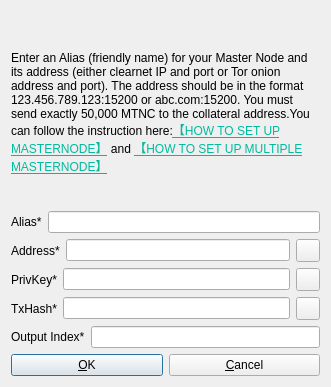
<?xml version="1.0" encoding="UTF-8"?>
<ui version="4.0">
 <class>AddEditAtomNode</class>
 <widget class="QDialog" name="AddEditAtomNode">
  <property name="geometry">
   <rect>
    <x>0</x>
    <y>0</y>
    <width>331</width>
    <height>387</height>
   </rect>
  </property>
  <property name="windowTitle">
   <string>Add/Edit Masternodecoin Node</string>
  </property>
  <property name="modal">
   <bool>true</bool>
  </property>
  <layout class="QVBoxLayout" name="verticalLayout">
   <item>
    <widget class="QLabel" name="label_9">
     <property name="sizePolicy">
      <sizepolicy hsizetype="Preferred" vsizetype="Expanding">
       <horstretch>0</horstretch>
       <verstretch>0</verstretch>
      </sizepolicy>
     </property>
     <property name="styleSheet">
      <string notr="true"/>
     </property>
     <property name="text">
      <string>&lt;html&gt;&lt;head/&gt;&lt;body&gt;&lt;p align=&quot;center&quot;&gt;&lt;br/&gt;&lt;/p&gt;&lt;p&gt;Enter an Alias (friendly name) for your Master Node and its address (either clearnet IP and port or Tor onion address and port). The address should be in the format 123.456.789.123:15200 or abc.com:15200. You must send exactly 50,000 MTNC to the collateral address.You can follow the instruction here:&lt;a href=&quot;https://docs.google.com/document/d/11WnHDlVmNCTZDnrn8yQYXE21PRBn8h6A5bQiaVpn6Ts/edit?usp=sharing&quot;&gt;&lt;span style=&quot; text-decoration: underline; color:#00BB9E;&quot;&gt;【HOW TO SET UP MASTERNODE】&lt;/span&gt;&lt;/a&gt; and &lt;a href=&quot;https://docs.google.com/document/d/1m0YQVE-9CP_pLNKyMwQNMSj1QYOTbR0AKi_zjF7P8Hg/edit?usp=sharing&quot;&gt;&lt;span style=&quot; text-decoration: underline; color:#00BB9E;&quot;&gt;【HOW TO SET UP MULTIPLE MASTERNODE】&lt;/span&gt;&lt;/a&gt;&lt;/p&gt;&lt;p&gt;&lt;br/&gt;&lt;/p&gt;&lt;/body&gt;&lt;/html&gt;</string>
     </property>
     <property name="wordWrap">
      <bool>true</bool>
     </property>
    </widget>
   </item>
   <item>
    <layout class="QHBoxLayout" name="horizontalLayout_4">
     <property name="bottomMargin">
      <number>0</number>
     </property>
     <item>
      <widget class="QLabel" name="label_4">
       <property name="text">
        <string>Alias*</string>
       </property>
      </widget>
     </item>
     <item>
      <widget class="QLineEdit" name="aliasLineEdit"/>
     </item>
    </layout>
   </item>
   <item>
    <layout class="QHBoxLayout" name="horizontalLayout_5">
     <property name="bottomMargin">
      <number>0</number>
     </property>
     <item>
      <widget class="QLabel" name="label_6">
       <property name="text">
        <string>Address*</string>
       </property>
      </widget>
     </item>
     <item>
      <widget class="QLineEdit" name="addressLineEdit"/>
     </item>
     <item>
      <widget class="QToolButton" name="AddEditAddressPasteButton">
       <property name="toolTip">
        <string>Paste address from clipboard</string>
       </property>
       <property name="text">
        <string/>
       </property>
       <property name="icon">
        <iconset resource="../bitcoin.qrc">
         <normaloff>:/icons/editpaste</normaloff>:/icons/editpaste</iconset>
       </property>
       <property name="shortcut">
        <string>Alt+P</string>
       </property>
      </widget>
     </item>
    </layout>
   </item>
   <item>
    <layout class="QHBoxLayout" name="horizontalLayout_3">
     <property name="bottomMargin">
      <number>0</number>
     </property>
     <item>
      <widget class="QLabel" name="label_5">
       <property name="text">
        <string>PrivKey*</string>
       </property>
      </widget>
     </item>
     <item>
      <widget class="QLineEdit" name="privkeyLineEdit"/>
     </item>
     <item>
      <widget class="QToolButton" name="AddEditPrivkeyPasteButton">
       <property name="toolTip">
        <string>Paste address from clipboard</string>
       </property>
       <property name="text">
        <string/>
       </property>
       <property name="icon">
        <iconset resource="../bitcoin.qrc">
         <normaloff>:/icons/editpaste</normaloff>:/icons/editpaste</iconset>
       </property>
       <property name="shortcut">
        <string>Alt+P</string>
       </property>
      </widget>
     </item>
    </layout>
   </item>
   <item>
    <layout class="QHBoxLayout" name="horizontalLayout_2">
     <property name="bottomMargin">
      <number>0</number>
     </property>
     <item>
      <widget class="QLabel" name="label_2">
       <property name="text">
        <string>TxHash*</string>
       </property>
      </widget>
     </item>
     <item>
      <widget class="QLineEdit" name="txhashLineEdit"/>
     </item>
     <item>
      <widget class="QToolButton" name="AddEditTxhashPasteButton">
       <property name="toolTip">
        <string>Paste address from clipboard</string>
       </property>
       <property name="text">
        <string/>
       </property>
       <property name="icon">
        <iconset resource="../bitcoin.qrc">
         <normaloff>:/icons/editpaste</normaloff>:/icons/editpaste</iconset>
       </property>
       <property name="shortcut">
        <string>Alt+P</string>
       </property>
      </widget>
     </item>
    </layout>
   </item>
   <item>
    <layout class="QHBoxLayout" name="horizontalLayout_8">
     <property name="bottomMargin">
      <number>0</number>
     </property>
     <item>
      <widget class="QLabel" name="label_8">
       <property name="text">
        <string>Output Index*</string>
       </property>
      </widget>
     </item>
     <item>
      <widget class="QLineEdit" name="outputindexLineEdit"/>
     </item>
    </layout>
   </item>
   <item>
    <layout class="QHBoxLayout" name="horizontalLayout_Buttons">
     <item>
      <widget class="QPushButton" name="okButton">
       <property name="text">
        <string>&amp;OK</string>
       </property>
      </widget>
     </item>
     <item>
      <widget class="QPushButton" name="cancelButton">
       <property name="text">
        <string>&amp;Cancel</string>
       </property>
       <property name="autoDefault">
        <bool>false</bool>
       </property>
      </widget>
     </item>
    </layout>
   </item>
  </layout>
 </widget>
 <resources>
  <include location="../bitcoin.qrc"/>
 </resources>
 <connections/>
</ui>
